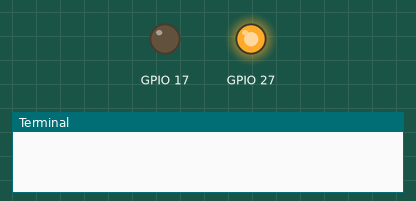
The program below on a simulated Raspberry Pi (BCM pin numbers). Shown: output pins drawn as LEDs (lit = HIGH), the last lines printed to the terminal. At 64.5 s the program stops and its outputs stay as they are.

Above: at 0.1 s.
At 1.1 s:
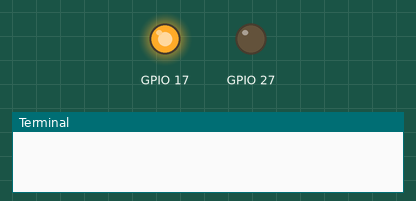
At 1.6 s:
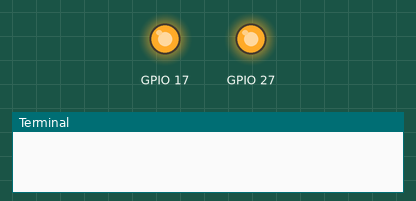
At 64.6 s:
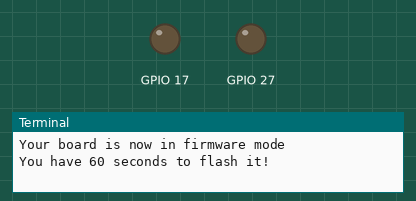
Timing chart, 0 to 66.0 s (numbered marks = the images above):
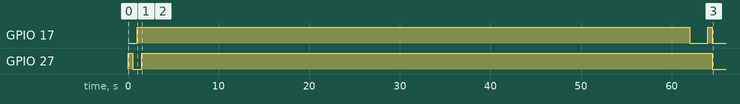

Measured:
- by itself, GPIO 17: LOW → HIGH at 1.0 s, → LOW 61.0 s later, → HIGH 2.0 s later, → LOW 0.50 s later
- by itself, GPIO 27: LOW → HIGH at 0.00 s, → LOW 0.50 s later, → HIGH 1.0 s later, → LOW 63.0 s later

The program:

espflash.py
```python
#!/usr/bin/env python

from time import sleep
import RPi.GPIO as GPIO

# declaration of chip reset and program pins
def GPIO_custominit():
    GPIO.setmode(GPIO.BCM)
    GPIO.setup(17,GPIO.OUT,initial=1)
    GPIO.setup(27,GPIO.OUT,initial=1)

GPIO_custominit()

# bringing chip into program mode
GPIO.output(17,0)
sleep(0.5)
GPIO.output(27,0)
sleep(0.5)
GPIO.output(17,1)
sleep(0.5)
GPIO.output(27,1)
sleep(0.5)

# information for user
print "Your board is now in firmware mode"
print "You have 60 seconds to flash it!"

# resets the board after 20 seconds
GPIO.cleanup()
GPIO_custominit()
sleep(60)
GPIO.output(17,0)
sleep(2)
GPIO.output(17,1)
sleep(0.5)

# clean exit
GPIO.cleanup()
```
